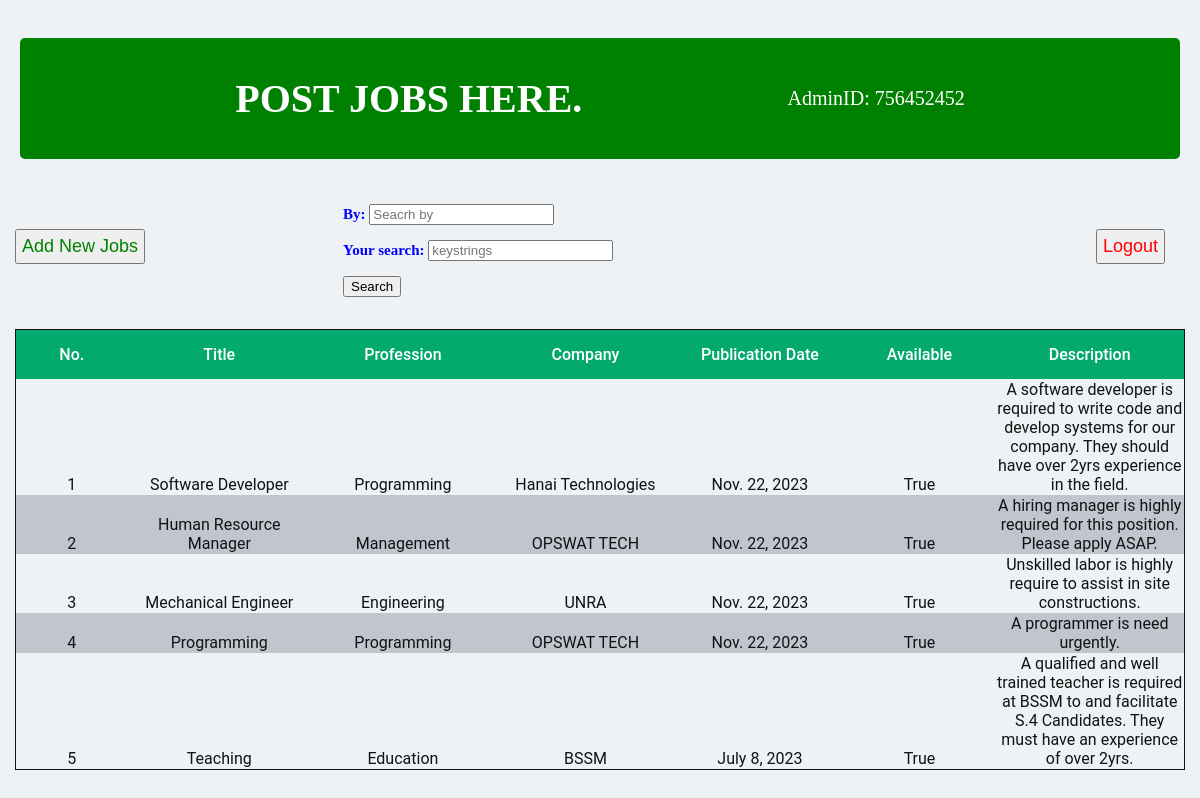
Page /employer_app/756452452/ on the committed database.
### homeapp/models.py (models this page shows, shortened)
class Jobs(models.Model):
    job_id               = models.AutoField( primary_key= True )
    job_title       = models.CharField( max_length= 200 )
    job_publication_date = models.DateField('publication date')
    job_subject_area     = models.CharField( max_length= 200)
    company   = models.CharField( max_length= 200 )
    job_description = models.TextField(max_length=2000)
    job_availability     = models.BooleanField( default=False )

### employer_app/views.py (the view, shortened to what this page needs)
# urls.py: path("<int:admin_id>/",find_job_view, name = "find book url"),
def find_job_view( request, admin_id ):
    query_set = Jobs.objects.all()
    form  = Search_form()
    context = {
        'form'    : form,
        'query_set' : query_set,
        "user": admin_id,
        "app" : "employer_app"
    }
    return HttpResponse( render( request, "searchEmployer.html" , context ))

### homeapp/forms.py (shortened to what this page needs)
class Search_form( Form ):
    by = forms.CharField(
        max_length = 50,
        required = True,
        widget= forms.TextInput(
            attrs= {
                "placeholder":"Seacrh by",
                "name"       :"By",
                "choice"     :choice
                }
            )
        )
    your_search = forms.CharField(
        required=True,
        widget=forms.TextInput(
            attrs={
                "placeholder":"keystrings"
                    }
                )
        )

### homeapp/templates/searchEmployer.html (shortened to what this page needs)
<html>
    <head>
        {% load static %}
    </head>
    <body>
        <div class="container1" >
            <div class="header">
                <div><h1>POST JOBS HERE.</h1></div>
                <div class="user"> AdminID: {{user}}</div>
            </div>
            <div class="form0">
                <button ><a href = "add_job/"><font color = "green" size = "4" >Add New Jobs</font></a></center></button>
                <div class="form">
                    <form action = "." method = "POST">
                        {{ form.as_p }}
                        <input type = "submit" value ="Search">
                </div>
                <button><a href = "{% url 'home_url' %}"><font color = "red" size = "4" >Logout</font></a><br></button>
            </div>
            <div class="table">
                <table>
                    <tr>
                        <th>No.</th>
                        <th>Title</th>
                        <th>Profession</th>
                        <th>Company</th>
                        <th>Publication Date</th>
                        <th>Available</th>
                        <th>Description</th>
                    <tr>
                    {% for job in query_set %}
                        <tr>
                        <td>{{ job.job_id }}</td>
                        <td>{{ job.job_title }}</td>
                        <td>{{ job.job_subject_area }}</td>
                        <td>{{ job.company }}</td>
                        <td>{{ job.job_publication_date }}</td>
                        <td>{{ job.job_availability }}</td>
                        <td>{{ job.job_description }}</td>
                        </tr>
                    {% endfor %}
                </table>
            </div>
            <div class="butt">
            </div>
        </div>
    </body>
</html>

### rows in the picture
Jobs: job_id "1", job_title "Software Developer", job_subject_area "Programming", company "Hanai Technologies", job_publication_date "Nov. 22, 2023", job_availability "True", job_description "A software developer is required to write code and develop systems for our company. They should have over 2yrs experience in the field."
Jobs: job_id "2", job_title "Human Resource Manager", job_subject_area "Management", company "OPSWAT TECH", job_publication_date "Nov. 22, 2023", job_availability "True", job_description "A hiring manager is highly required for this position. Please apply ASAP."
Jobs: job_id "3", job_title "Mechanical Engineer", job_subject_area "Engineering", company "UNRA", job_publication_date "Nov. 22, 2023", job_availability "True", job_description "Unskilled labor is highly require to assist in site constructions."
Jobs: job_id "4", job_title "Programming", job_subject_area "Programming", company "OPSWAT TECH", job_publication_date "Nov. 22, 2023", job_availability "True", job_description "A programmer is need urgently."
Jobs: job_id "5", job_title "Teaching", job_subject_area "Education", company "BSSM", job_publication_date "July 8, 2023", job_availability "True", job_description "A qualified and well trained teacher is required at BSSM to and facilitate S.4 Candidates. They must have an experience of over 2yrs."

### other values in the picture
{{ user }} "756452452"
